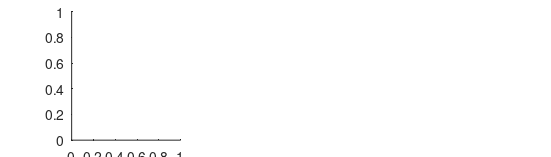

Here is the MATLAB script that generated this plot: (Note: this script raises an error after producing the figure.)
function figs_4_S1

% figs_4_S1.m
%
% Generates figures 4 and S1

% Fixed parameters
N = 1e5;
alpha1 = 0.005;
R0 = 3;
gamma = 1/5;
beta1 = R0*gamma/N;
beta2mult = 1.5;
beta2 = beta1*beta2mult;

% Variables
R = linspace(0,1,101);
ALPHA20 = alpha1*(1:3);
NPITHRESHOLD = [0,0.2];

% Figure labels
labs1 = {'(a)','(b)','(c)'};

% Loop over each figure
for k=1:2
    NPIthreshold = NPITHRESHOLD(k);
    if(k==1)
        figure(4)
    else
        figure(6)
    end
    
    % Setup figure
    clf
    set(gcf,'color','w')
    set(gcf,'PaperUnits','centimeters')
    xSize = 14; ySize = 4;
    xLeft = (21-xSize)/2; yTop = (30-ySize)/2;
    set(gcf,'PaperPosition',[xLeft yTop xSize ySize])
    set(gcf,'Position',[10 100 xSize*50 ySize*50])
    
    % Loop over variation in the relative mortality rate
    for l=1:length(ALPHA20)
        alpha2 = ALPHA20(l);
        
        subplot(1,length(ALPHA20),l)
        hold on
        
        filename = strcat('Data/variantevo_mortality_',num2str(NPIthreshold),'_',num2str(beta2/beta1),'_',num2str(alpha2/alpha1),'.mat');
        load(filename)
        
        % Plot data
        OUT = prctile(Dtotal(1,:,:),[25,75],3);
        patch([R fliplr(R)],[max(0,OUT(:,:,1)) fliplr(OUT(:,:,2))],'k','facealpha',0.3,'linestyle','none');
        plot(R,median(Dtotal(end,:,:),3),'color','k','linewidth',2)
        
        box on
        ylim([0,900])
        text(0,max(get(gca,'ylim'))*1.1,labs1{l},'interpreter','latex','fontsize',14)
        if(l==2)
            xlabel('Strength of NPIs, $r$','interpreter','latex','fontsize',16)
        end
        if(l==1)
            ylabel('Total deaths (per 100k)','interpreter','latex','fontsize',16)
        end
        title(strcat('$\frac{\alpha_v}{\alpha_w}=',num2str(alpha2/alpha1),'$'),'interpreter','latex','fontsize',16)
    end
    
%     % Save figures
%     if(k==1)
%         save2pdf('fig_4.pdf')
%     else
%         save2pdf('fig_S1.pdf')
%     end
end